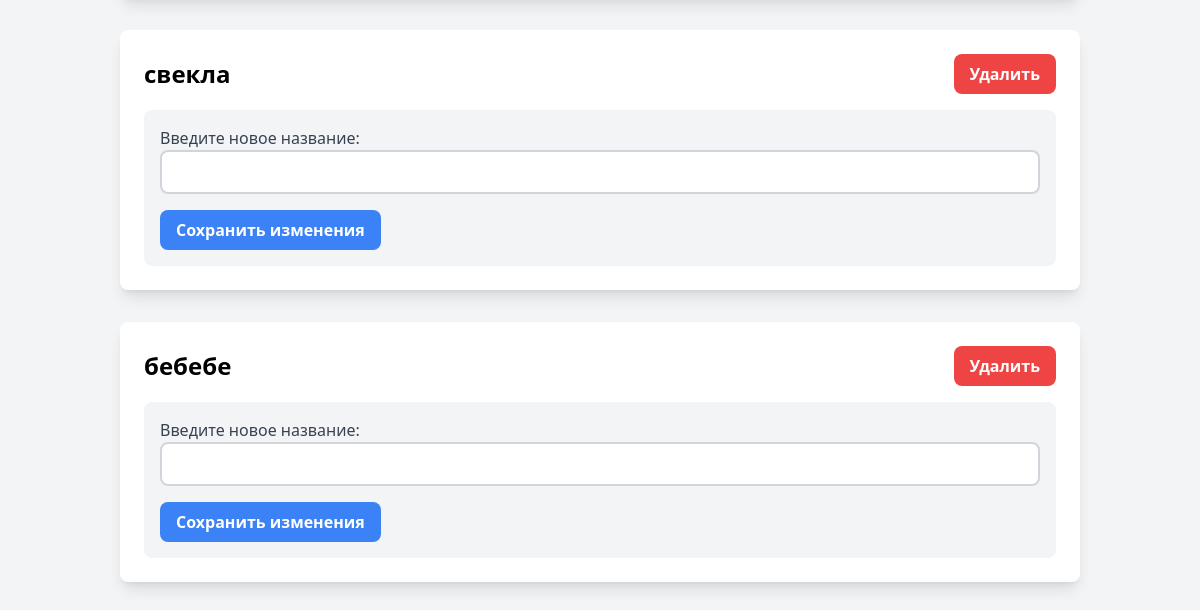
The app's page /ingredient_pages (lower part), older data.
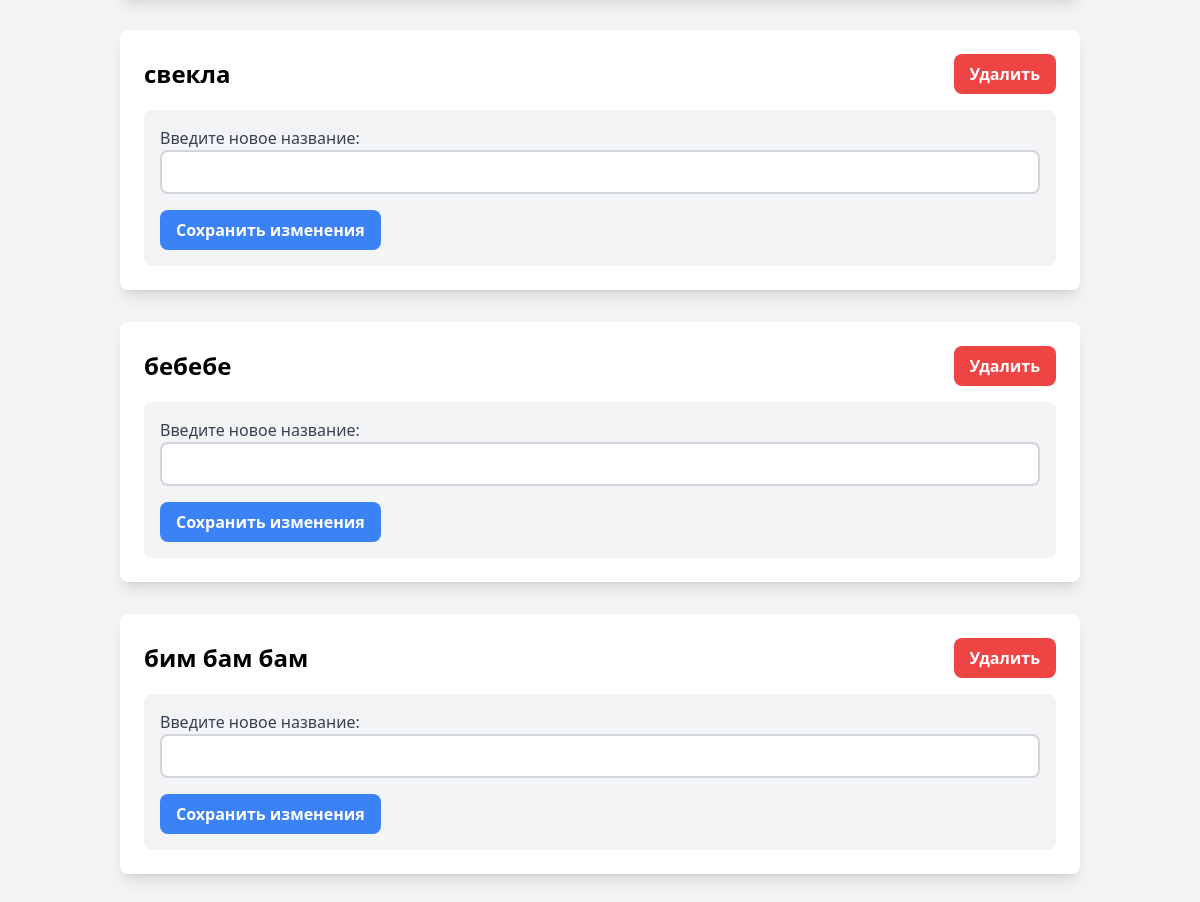
The same page, newer data.
### orm/ingredient.py (models this page shows)
class IngredientOrm(Model):
    __tablename__ = 'ingredients'
    id: Mapped[int] = mapped_column(primary_key=True)
    name: Mapped[str] = mapped_column(unique=True)

### pages/ingredient.py (the view)
@router.get('')
async def get_ingredients_template(
    request: Request, ingredients=Depends(get_all)
):
    return templates.TemplateResponse(
        'ingredients.html',
        {
            'request': request,
            'ingredients': ingredients['data'],
        }
    )

### templates/ingredients.html (shortened to what this page needs)
{% extends "header.html" %}
{% block content %}
<div class="container mx-auto p-8">
    {% for ingredient in ingredients %}
        <div class="bg-white rounded-lg shadow-lg p-6 mb-8">
            <div class="flex justify-between items-center mb-4">
                <span class="text-2xl font-bold">{{ ingredient.name }}</span>
                <div class="flex space-x-4">
                    <form action="{{ url_for('delete_ingredient_template', id=ingredient.id) }}" method="post">
                        <button class="bg-red-500 text-white font-bold py-2 px-4 rounded-lg hover:bg-red-600" type="submit">Удалить</button>
                    </form>
                </div>
            </div>
            <div class="bg-gray-100 p-4 rounded-lg">
                <form action="{{ url_for('update_ingredient_template', id=ingredient.id) }}" method="post">
                    <div class="mb-4">
                        <label class="block text-gray-700" for="new_name_{{ ingredient.id }}">Введите новое название: </label>
                        <input class="border-2 border-gray-300 p-2 w-full rounded-lg" type="text" id="new_name_{{ ingredient.id }}" name="name" required>
                    </div>
                    <button class="bg-blue-500 text-white font-bold py-2 px-4 rounded-lg hover:bg-blue-600" type="submit">Сохранить изменения</button>
                </form>
            </div>
        </div>
    {% endfor %}
</div>
{% endblock %}

Row changes from the older to the newer data that the page shows:
added IngredientOrm: name "бим бам бам"
